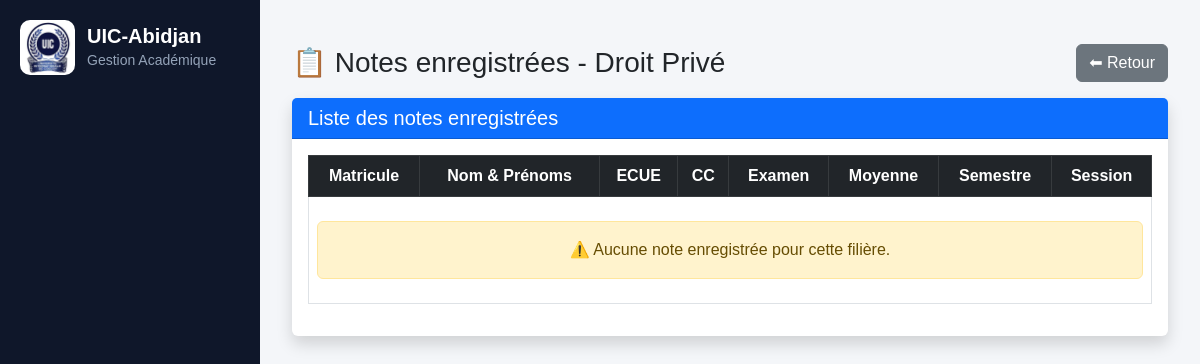
The page /lmd/droit-prive/notes/detail/ on the database as committed earlier.
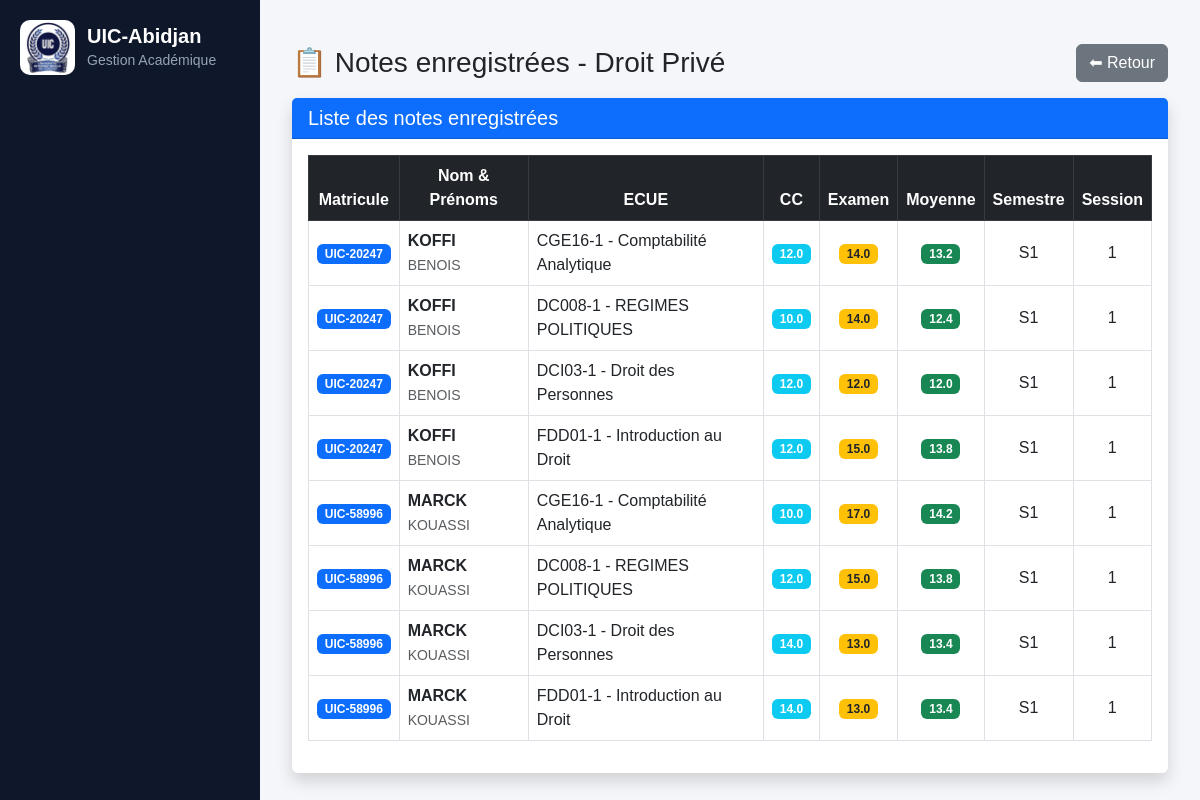
The same page on the database as committed later.
### lmd/models.py (models this page shows, shortened)
class NoteLMD(models.Model):
    SESSION_CHOICES = (
        ("1", "Session 1"),
        ("2", "Session 2 (Rattrapage)"),
    )
    SEMESTRE_CHOICES = (
        ("S1", "Semestre 1"),
        ("S2", "Semestre 2"),
        ("S3", "Semestre 3"),
        ("S4", "Semestre 4"),
        ("S5", "Semestre 5"),
        ("S6", "Semestre 6"),
    )
    etudiant = models.ForeignKey(
        "EtudiantLMD",
        on_delete=models.CASCADE,
        related_name="notes_lmd"
    )
    ecue = models.ForeignKey(
        "ECUE",
        on_delete=models.CASCADE,
        related_name="notes"
    )
    semestre = models.CharField(
        max_length=2,
        choices=SEMESTRE_CHOICES,
        default="S1"
    )
    session = models.CharField(
        max_length=1,
        choices=SESSION_CHOICES,
        default="1"
    )
    cc = models.FloatField(
        default=0
    )
    examen = models.FloatField(
        default=0
    )
    moyenne = models.FloatField(
        blank=True,
        null=True,
        editable=False
    )
    class Meta:
        constraints = [
            models.UniqueConstraint(
                fields=[
                    "etudiant",
                    "ecue",
                    "semestre",
                    "session"
                ],
                name="unique_note_par_session"
            )
        ]

class EtudiantLMD(models.Model):
    user = models.OneToOneField(
        User,
        on_delete=models.CASCADE,
        null=True,
        blank=True,
        related_name="etudiant_lmd"
    )
    matricule = models.CharField(
        max_length=50,
        unique=True,
        db_index=True
    )
    nom = models.CharField(
        max_length=100,
        db_index=True
    )
    prenoms = models.CharField(
        max_length=150
    )
    sexe = models.CharField(
        max_length=1,
        choices=(
            ('M', 'Masculin'),
            ('F', 'Féminin'),
        )
    )
    STATUTS = [
        ("AF", "Affecté"),
        ("NF", "Non Affecté"),
    ]
    statut = models.CharField(
        max_length=2,
        choices=STATUTS,
        default="NF"
    )
    date_naissance = models.DateField(
        null=True,
        blank=True
    )
    lieu_naissance = models.CharField(
        max_length=100,
        blank=True,
        null=True
    )
    telephone = models.CharField(
        max_length=30,
        blank=True
    )
    email = models.EmailField(
        blank=True
    )
    NIVEAUX = [
        ("L1", "Licence 1"),
        ("L2", "Licence 2"),
        ("L3", "Licence 3"),
        ("M1", "Master 1"),
        ("M2", "Master 2"),
        ("DOC", "Doctorat"),
    ]
    niveau = models.CharField(
        max_length=10,
        choices=NIVEAUX,
        db_index=True
    )
    filiere = models.ForeignKey(
        "FiliereLMD",
        on_delete=models.CASCADE,
        related_name="etudiants"
    )
    annee_academique = models.CharField(
        max_length=20,
        db_index=True
    )
    date_inscription = models.DateTimeField(
        auto_now_add=True
    )
    actif = models.BooleanField(
        default=True
    )
    class Meta:
        ordering = [
            "nom",
            "prenoms"
        ]
        constraints = [
            models.UniqueConstraint(
                fields=[
                    "matricule",
                    "annee_academique"
                ],
                name="unique_etudiant_annee"
            )
        ]

class ECUE(models.Model):
    ue = models.ForeignKey(
        UE,
        on_delete=models.CASCADE,
        related_name="ecues"
    )
    code = models.CharField(max_length=20)
    libelle = models.CharField(max_length=200)
    coefficient = models.IntegerField(default=1)
    credit = models.IntegerField(default=1)
    ordre = models.IntegerField(default=1)
    semestre = models.CharField(
        max_length=5,
        choices=[
            ("S1", "Semestre 1"),
            ("S2", "Semestre 2"),
        ],
        default="S1"
    )

### lmd/views.py (the view)
# urls.py: path("droit-prive/notes/detail/",views.droit_prive_notes_detail,name="droit_prive_notes_detail"),
def droit_prive_notes_detail(request):
    filiere = get_object_or_404(
        FiliereLMD,
        libelle="Droit Privé"
    )
    niveau = request.GET.get(
        "niveau",
        "L1"
    )
    semestre = request.GET.get(
        "semestre",
        "S1"
    )
    notes = (
        NoteLMD.objects
        .filter(
            etudiant__filiere=filiere,
            etudiant__niveau=niveau,
            ecue__semestre=semestre
        )
        .select_related(
            "etudiant",
            "ecue"
        )
        .order_by(
            "etudiant__nom",
            "ecue__code"
        )
    )
    return render(
        request,
         "lmd/l3/droit/detail_notes.html",
        {
            "notes":notes,
            "niveau":niveau,
            "semestre":semestre,
        }
    )

### lmd/templates/lmd/l3/droit/detail_notes.html
{% extends "base.html" %}
{% block content %}
<div class="container mt-4">
    <div class="d-flex justify-content-between align-items-center mb-3">
        <h3 class="mb-0">
            📋 Notes enregistrées - Droit Privé
        </h3>
        <a href="{% url 'l3_droit_notes' %}" class="btn btn-secondary">
            ⬅ Retour
        </a>
    </div>
    <div class="card shadow border-0">
        <div class="card-header bg-primary text-white">
            <h5 class="mb-0">
                Liste des notes enregistrées
            </h5>
        </div>
        <div class="card-body">
            <div class="table-responsive">
                <table class="table table-bordered table-hover align-middle">
                    <thead class="table-dark text-center">
                        <tr>
                            <th>Matricule</th>
                            <th>Nom & Prénoms</th>
                            <th>ECUE</th>
                            <th>CC</th>
                            <th>Examen</th>
                            <th>Moyenne</th>
                            <th>Semestre</th>
                            <th>Session</th>
                        </tr>
                    </thead>
                    <tbody>
                        {% for note in notes %}
                        <tr>
                            <td class="text-center">
                                <span class="badge bg-primary">
                                    {{ note.etudiant.matricule }}
                                </span>
                            </td>
                            <td>
                                <strong>{{ note.etudiant.nom }}</strong><br>
                                <small class="text-muted">
                                    {{ note.etudiant.prenoms }}
                                </small>
                            </td>
                            <td>
                                {{ note.ecue.code }} - {{ note.ecue.libelle }}
                            </td>
                            <td class="text-center">
                                <span class="badge bg-info">
                                    {{ note.cc }}
                                </span>
                            </td>
                            <td class="text-center">
                                <span class="badge bg-warning text-dark">
                                    {{ note.examen }}
                                </span>
                            </td>
                            <td class="text-center">
                                {% if note.moyenne >= 10 %}
                                    <span class="badge bg-success">
                                        {{ note.moyenne }}
                                    </span>
                                {% else %}
                                    <span class="badge bg-danger">
                                        {{ note.moyenne }}
                                    </span>
                                {% endif %}
                            </td>
                            <td class="text-center">
                                {{ note.semestre }}
                            </td>
                            <td class="text-center">
                                {{ note.session }}
                            </td>
                        </tr>
                        {% empty %}
                        <tr>
                            <td colspan="8" class="text-center py-4">
                                <div class="alert alert-warning mb-0">
                                    ⚠️ Aucune note enregistrée pour cette filière.
                                </div>
                            </td>
                        </tr>
                        {% endfor %}
                    </tbody>
                </table>
            </div>
        </div>
    </div>
</div>
{% endblock %}

### core/templates/base.html (shortened to what this page needs)
<!DOCTYPE html>
<html lang="fr">
<head>
    <link href="https://cdn.jsdelivr.net/npm/bootstrap@5.3.0/dist/css/bootstrap.min.css" rel="stylesheet">
    <link rel="stylesheet" href="https://cdn.jsdelivr.net/npm/bootstrap-icons@1.11.3/font/bootstrap-icons.min.css">
    <link href="https://cdn.jsdelivr.net/npm/bootstrap-icons@1.11.3/font/bootstrap-icons.css" rel="stylesheet">
</head>
<body>
    {% include "sidebar.html" %}
    <div class="main-content">
        {% block content %}
        {% endblock %}
    </div>
</body>
</html>

### core/templates/sidebar.html (shortened to what this page needs)
{% load static %}
<div class="sidebar">
    <div class="sidebar-brand">
        <img
            src="{% static 'logo.jpeg' %}"
            class="logo-sidebar"
            alt="UIC"
        >
        <div>
            <h5>UIC-Abidjan</h5>
            <small>Gestion Académique</small>
        </div>
    </div>
</div>

### core/templates/base.html (style rules this page uses)
body { margin: 0; font-family: Arial, sans-serif; background: #f4f6f9; }
.sidebar { width: 260px; height: 100vh; position: fixed; top: 0; left: 0; background: #1e293b; color: white; overflow-y: auto; }
.main-content { margin-left: 260px; padding: 20px; }
.sidebar { width: 260px; min-height: 100vh; background: #0f172a; color: white; padding: 20px; }
.sidebar-brand { display: flex; align-items: center; gap: 12px; margin-bottom: 30px; }
.logo-sidebar { width: 55px; height: 55px; object-fit: contain; border-radius: 10px; }
.sidebar-brand h5 { margin: 0; font-weight: bold; }
.sidebar-brand small { color: #94a3b8; }

Rows that differ between the two databases and show on the page:
added NoteLMD: etudiant.matricule "UIC-20247", etudiant.nom "KOFFI", etudiant.prenoms "BENOIS", ecue.code "CGE16-1", ecue.libelle "Comptabilité Analytique", cc "12.0", examen "14.0", moyenne "13.2", semestre "S1", session "1"
added NoteLMD: etudiant.matricule "UIC-20247", etudiant.nom "KOFFI", etudiant.prenoms "BENOIS", ecue.code "DC008-1", ecue.libelle "REGIMES POLITIQUES", cc "10.0", examen "14.0", moyenne "12.4", semestre "S1", session "1"
added NoteLMD: etudiant.matricule "UIC-20247", etudiant.nom "KOFFI", etudiant.prenoms "BENOIS", ecue.code "DCI03-1", ecue.libelle "Droit des Personnes", cc "12.0", examen "12.0", moyenne "12.0", semestre "S1", session "1"
added NoteLMD: etudiant.matricule "UIC-20247", etudiant.nom "KOFFI", etudiant.prenoms "BENOIS", ecue.code "FDD01-1", ecue.libelle "Introduction au Droit", cc "12.0", examen "15.0", moyenne "13.8", semestre "S1", session "1"
added NoteLMD: etudiant.matricule "UIC-58996", etudiant.nom "MARCK", etudiant.prenoms "KOUASSI", ecue.code "CGE16-1", ecue.libelle "Comptabilité Analytique", cc "10.0", examen "17.0", moyenne "14.2", semestre "S1", session "1"
added NoteLMD: etudiant.matricule "UIC-58996", etudiant.nom "MARCK", etudiant.prenoms "KOUASSI", ecue.code "DC008-1", ecue.libelle "REGIMES POLITIQUES", cc "12.0", examen "15.0", moyenne "13.8", semestre "S1", session "1"
added NoteLMD: etudiant.matricule "UIC-58996", etudiant.nom "MARCK", etudiant.prenoms "KOUASSI", ecue.code "DCI03-1", ecue.libelle "Droit des Personnes", cc "14.0", examen "13.0", moyenne "13.4", semestre "S1", session "1"
added NoteLMD: etudiant.matricule "UIC-58996", etudiant.nom "MARCK", etudiant.prenoms "KOUASSI", ecue.code "FDD01-1", ecue.libelle "Introduction au Droit", cc "14.0", examen "13.0", moyenne "13.4", semestre "S1", session "1"
Other text that changed with them:
text no longer shown: "⚠️ Aucune note enregistrée pour cette filière."
